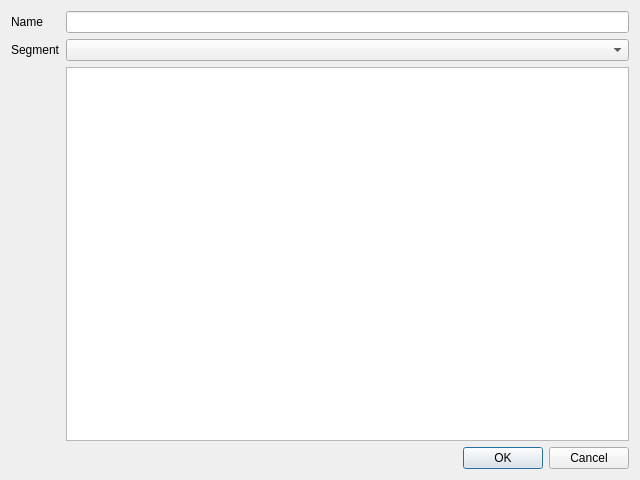
<?xml version="1.0" encoding="UTF-8"?>
<ui version="4.0">
 <class>Dialog</class>
 <widget class="QDialog" name="Dialog">
  <property name="geometry">
   <rect>
    <x>0</x>
    <y>0</y>
    <width>640</width>
    <height>480</height>
   </rect>
  </property>
  <property name="windowTitle">
   <string>Dialog</string>
  </property>
  <layout class="QGridLayout" name="gridLayout_2">
   <item row="0" column="0">
    <layout class="QGridLayout" name="gridLayout">
     <item row="3" column="1">
      <widget class="QDialogButtonBox" name="buttonBox">
       <property name="standardButtons">
        <set>QDialogButtonBox::Cancel|QDialogButtonBox::Ok</set>
       </property>
      </widget>
     </item>
     <item row="1" column="0">
      <widget class="QLabel" name="lblSegment">
       <property name="text">
        <string>Segment</string>
       </property>
      </widget>
     </item>
     <item row="0" column="1">
      <widget class="QLineEdit" name="txtName_2"/>
     </item>
     <item row="0" column="0">
      <widget class="QLabel" name="txtName">
       <property name="text">
        <string>Name</string>
       </property>
      </widget>
     </item>
     <item row="1" column="1">
      <widget class="QComboBox" name="cboSegment"/>
     </item>
     <item row="2" column="1">
      <widget class="QTableView" name="tableView"/>
     </item>
    </layout>
   </item>
  </layout>
 </widget>
 <resources/>
 <connections/>
</ui>
